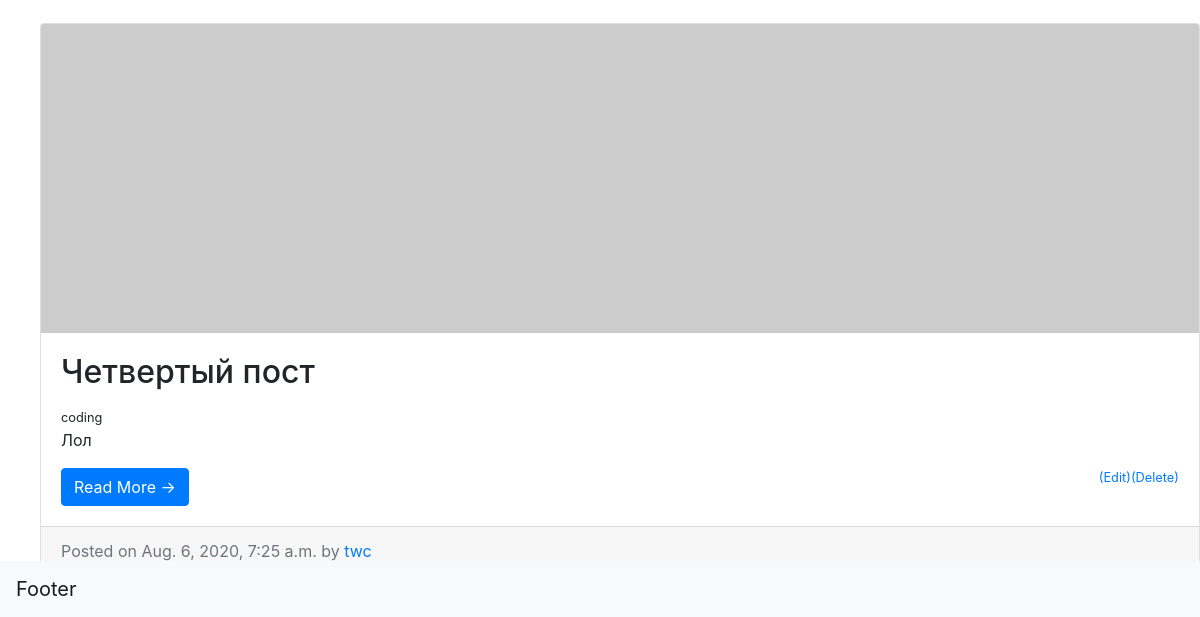
Before: /blog/category/coding (signed in, lower part) with the older database file.
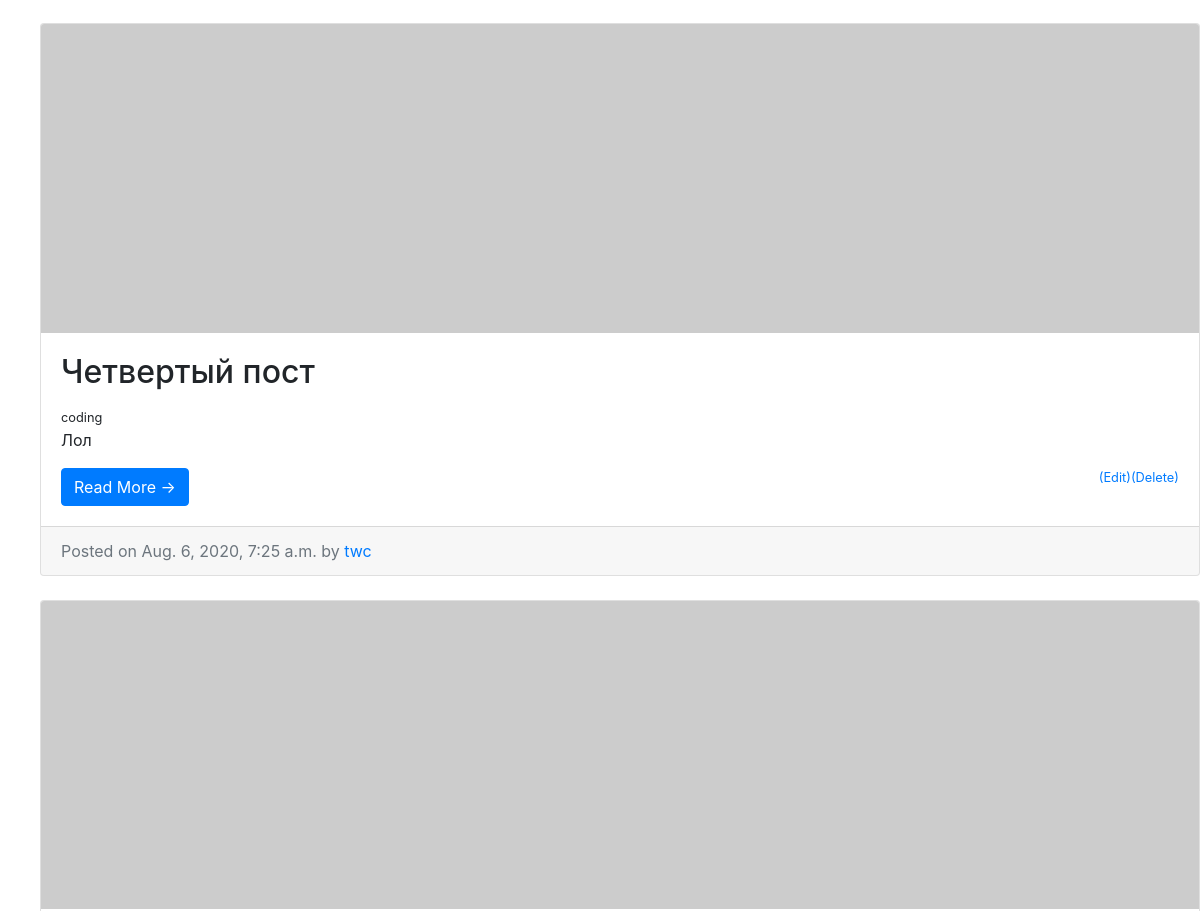
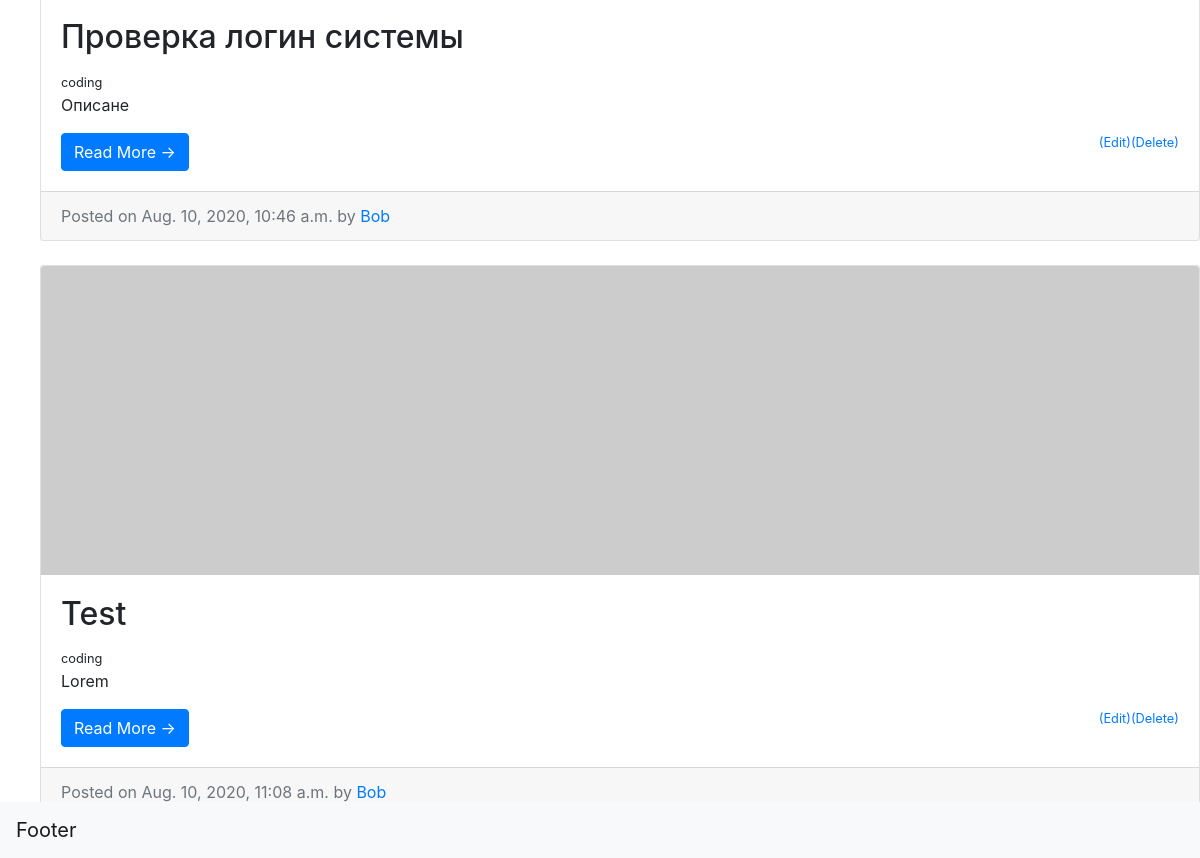
After: the same page with the newer database file (2 pictures, top to bottom).
### blog/models.py (models this page shows, shortened)
class Post(models.Model):
    title = models.CharField(max_length=255)
    author = models.ForeignKey(User, on_delete=models.CASCADE)
    description = models.TextField(max_length=500,null=True, blank=True)
    body = models.TextField(null=True, blank=True)
    date_created = models.DateTimeField(auto_now_add=True, null=True)
    category = models.CharField(max_length=255, default='coding')

### blog/views.py (the view)
# urls.py: path('category/<str:cats>', CategoryView, name='category'),
def CategoryView(request, cats):
    category_posts = Post.objects.filter(category=cats.replace('-',' '))
    return render(request, 'blog/categories.html',{'category_posts':category_posts,'cats':cats.title().replace('-',' ')})

### blog/templates/blog/categories.html (shortened to what this page needs)
{% extends 'home_pages/main.html' %}
{% block content %}
{% if user.is_authenticated %}
    <br>
    <br>
    <ul>
    {% for post in category_posts %}
        <div class="card mb-4">
          <img class="card-img-top" src="http://placehold.it/750x200" alt="Card image cap">
          <div class="card-body">
            <h2 class="card-title">
                {{ post.title }}
            </h2>
            <small>{{ post.category }}</small>
            {% if post.description %}
              <p class="card-text">{{ post.description }}</p>
            {% endif %}
            <a href="{% url 'article-detail' post.pk %}" class="btn btn-primary">Read More &rarr;</a>
            {% if user.is_authenticated %}
                <small><a class="float-right" href="{% url 'delete-article' post.pk%}">(Delete)</a></small>
                <small><a class="float-right" href="{% url 'update-article' post.pk%}">(Edit)</a></small>
            {% endif %}
          </div>
          <div class="card-footer text-muted">
            Posted on {{ post.date_created }} by
            <a href="#">{{ post.author }}</a>
          </div>
        </div>
    {% endfor %}
    </ul>
{% else %}
  <h1>Unauthorized. Nice try!))</h1>
{% endif %}
{% endblock %}

Changed rows visible on the page:
added Post: title "Проверка логин системы", category "coding", description "Описане", date_created "Aug. 10, 2020, 10:46 a.m.", author "Bob"
added Post: title "Test", category "coding", description "Lorem", date_created "Aug. 10, 2020, 11:08 a.m.", author "Bob"
